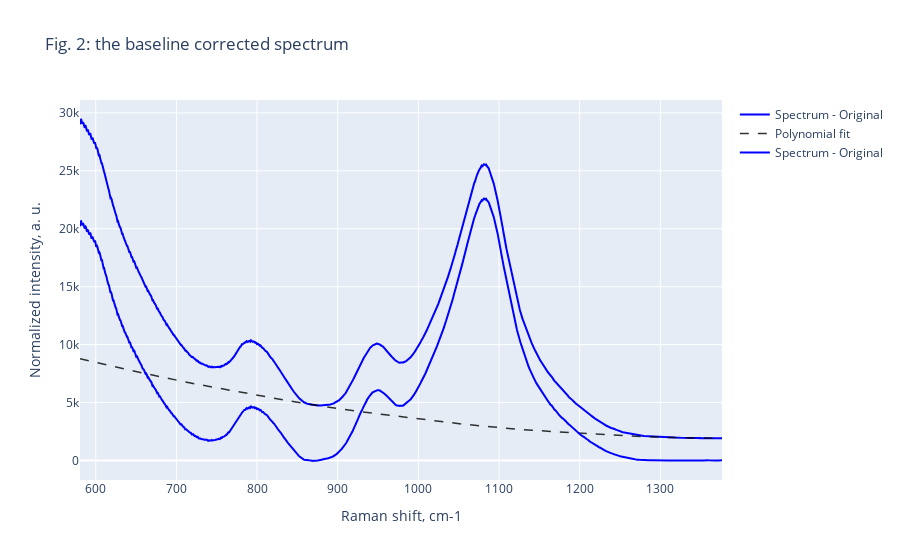

Notebook code for this chart:
### Markdown cell above
We could also use the `rampy.plot_spectrum` function to vizualize the baseline.

### Code cell
fig = rp.plot_spectrum(inputsp[:,0],inputsp[:,1],
                 baselines=[y_base,], baseline_labels=['Polynomial fit'],
                 xaxis_title='Raman shift, cm-1',
                 yaxis_title='Normalized intensity, a. u.',
                 title='Fig. 2: the baseline corrected spectrum')
# we can add a new line as well:
fig = rp.plot_spectrum(inputsp[:,0],y_corr, fig=fig)
fig.show()

### Figure 1 — Plotly figure (JSON) as saved in the notebook; plotly's stock layout.template omitted (floating-point values rounded to 4 significant figures; data arrays with more than 128 entries replaced by an {"elided": "..."} marker saying what was removed)
{"data": [{"line": {"color": "blue", "width": 2}, "mode": "lines", "name": "Spectrum - Original", "type": "scatter", "x": {"elided": "3981 float values"}, "y": {"elided": "3981 float values"}}, {"line": {"color": "rgba(0, 0, 0, 0.8)", "dash": "dash", "width": 1.5}, "mode": "lines", "name": "Polynomial fit", "type": "scatter", "x": {"elided": "3981 float values"}, "y": {"elided": "3981 float values"}}, {"line": {"color": "blue", "width": 2}, "mode": "lines", "name": "Spectrum - Original", "type": "scatter", "x": {"elided": "3981 float values"}, "y": {"elided": "3981 float values"}}], "layout": {"title": {"text": "Fig. 2: the baseline corrected spectrum"}, "xaxis": {"title": {"text": "Raman shift, cm-1"}}, "yaxis": {"title": {"text": "Normalized intensity, a. u."}}}}
